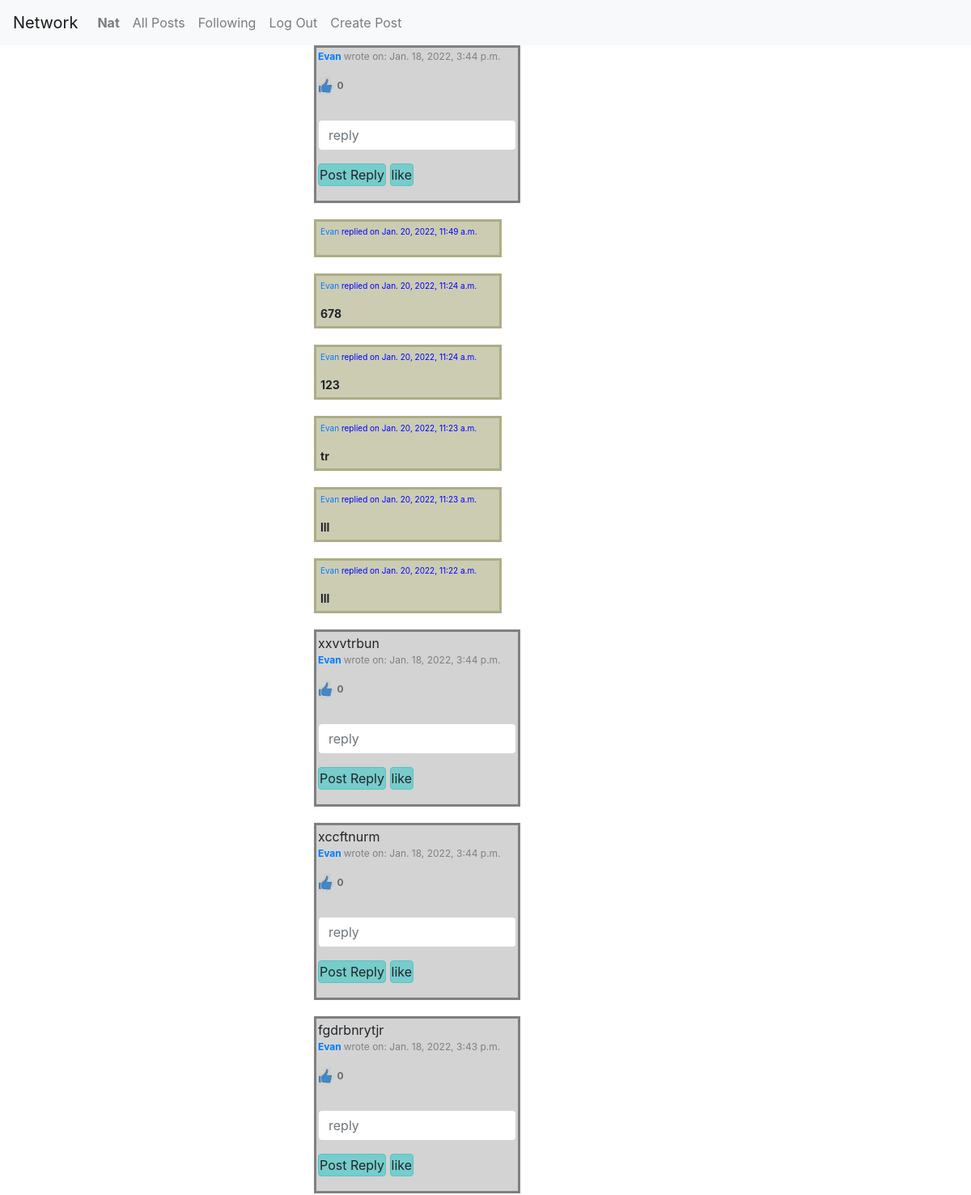
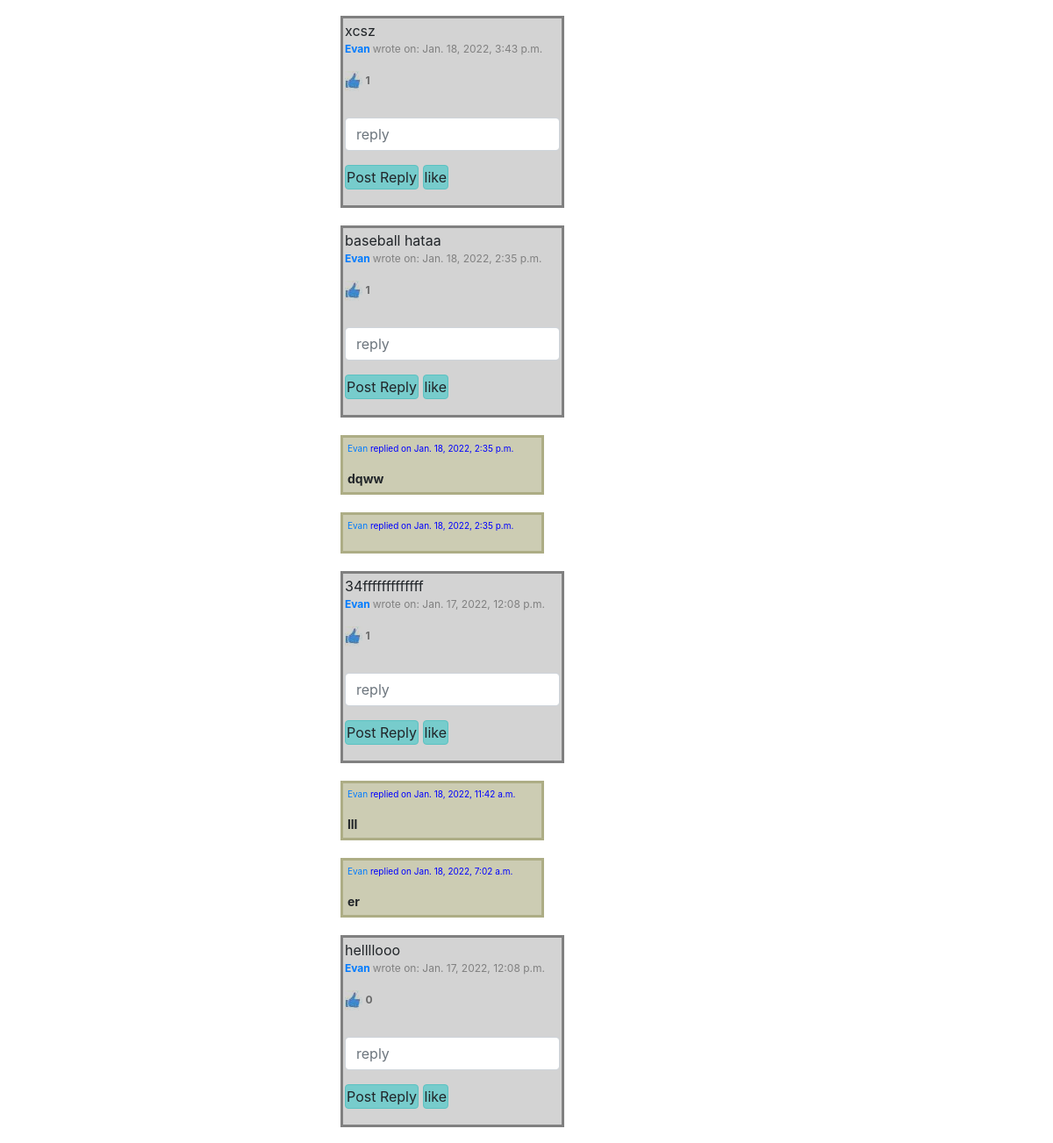
The app's page /following (signed in, upper part), older data (2 pictures, top to bottom).
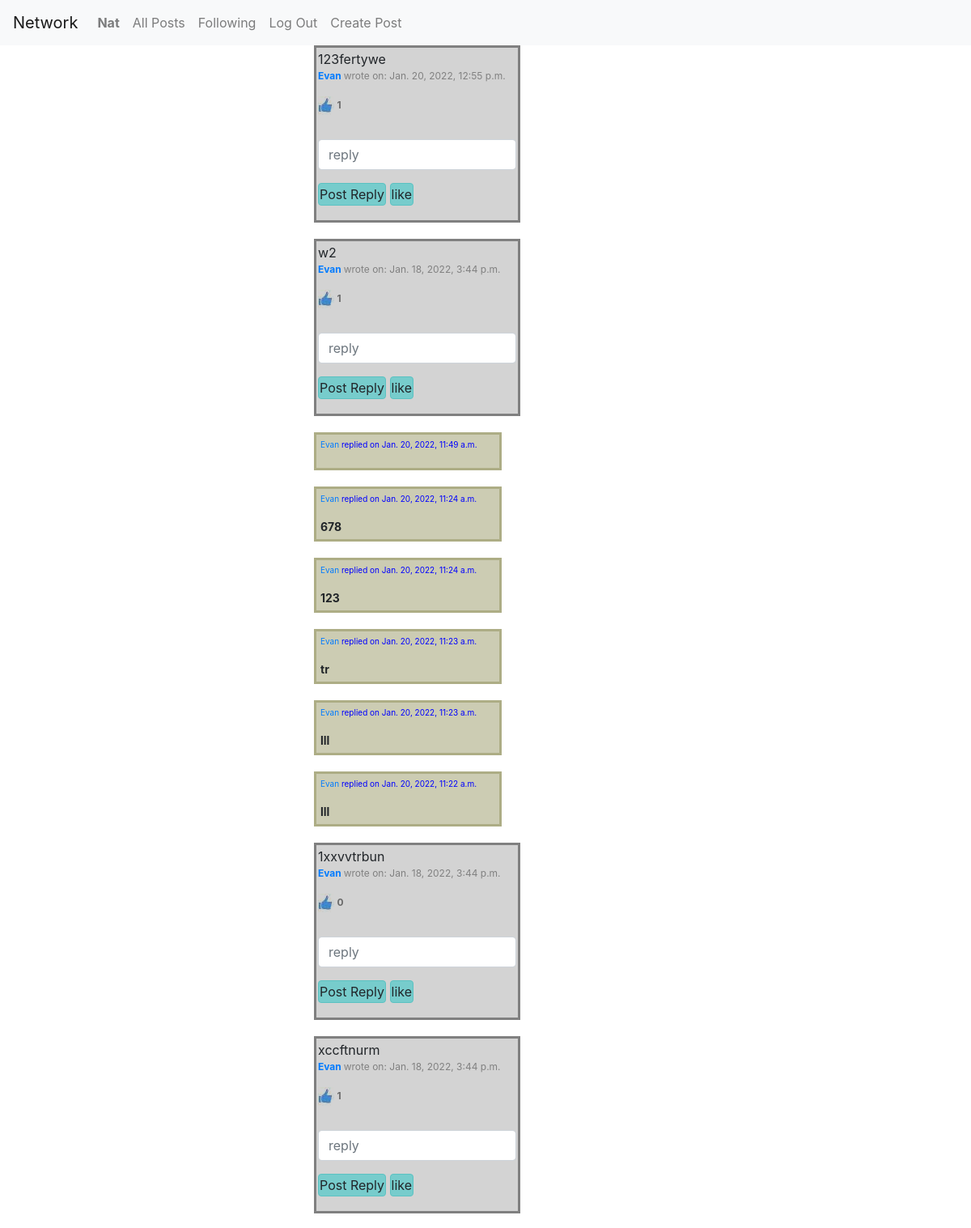
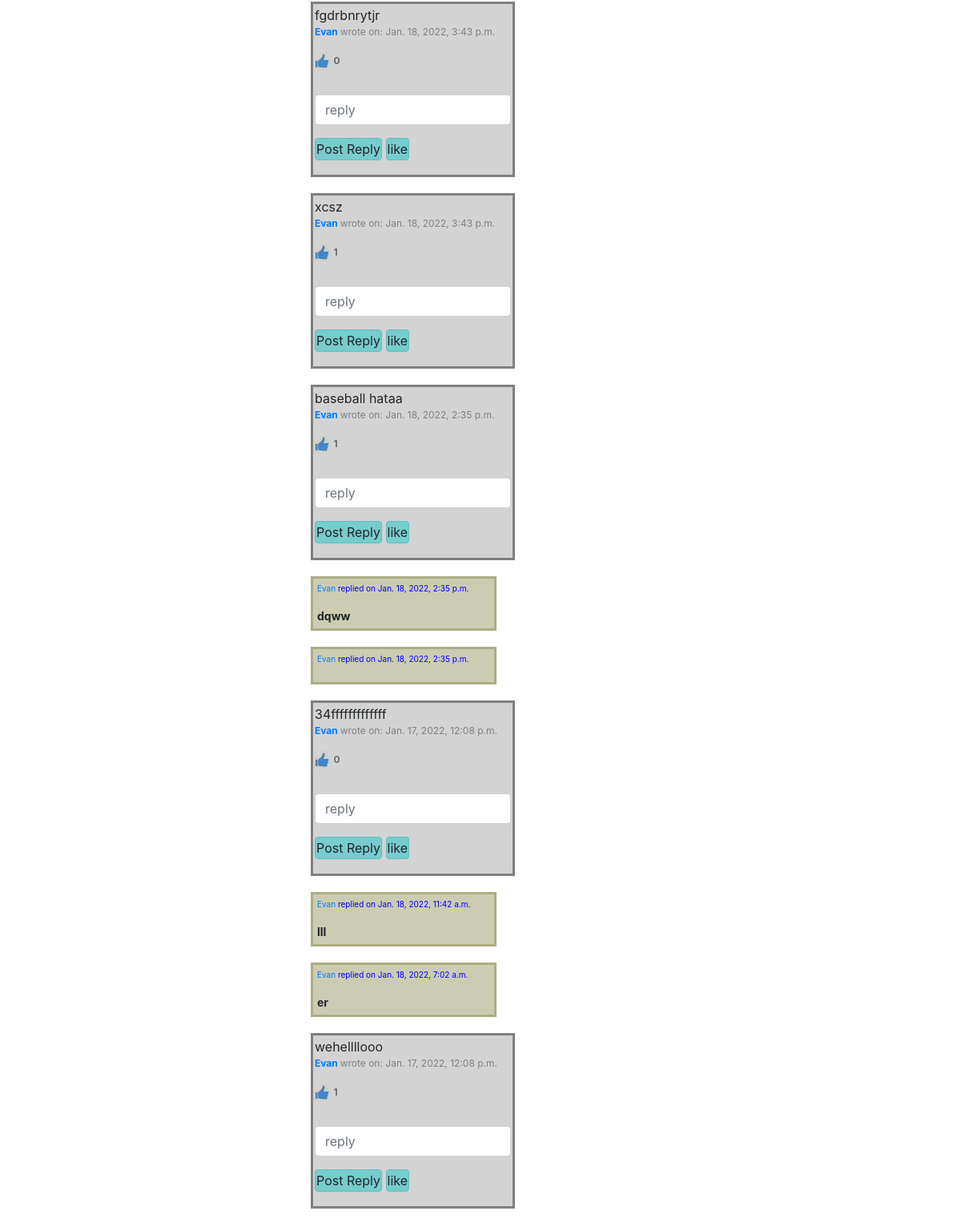
The same page, newer data (2 pictures, top to bottom).
### network/models.py (models this page shows, shortened)
class Mypost(models.Model):
    description=models.CharField(max_length=300)
    created_date=models.DateTimeField(default=now, editable=False)
    owner=models.ForeignKey(User, on_delete=models.CASCADE, null="TRUE", blank="TRUE")
    likes = models.ManyToManyField(User, blank="TRUE", related_name="likers")
    objects = MypostManager()

class User(AbstractUser):
    email=models.EmailField(max_length=254)
    date_joined = models.DateTimeField(default=timezone.now)
    following = models.ManyToManyField("User", blank="TRUE", related_name="followers")
    def __str__(self):
        return f"{self.username}"

class Reply(models.Model):
    reply_txt=models.CharField(max_length=150, blank="True")
    mypost_reply=models.ForeignKey(Mypost, on_delete=models.CASCADE, null="TRUE", blank="TRUE")
    created_date=models.DateTimeField(default=now, editable=False)
    lists = models.ManyToManyField(Mypost, blank="TRUE", related_name="replies")  # post_reply
    owner = models.ForeignKey(User, on_delete=models.CASCADE, null="TRUE", blank="TRUE")
    objects = ReplyManager()
    class Meta:
        ordering = ['-created_date']
    def __str__(self):
        return f"{self.reply_txt}"

### network/views.py (the view)
# urls.py: path("following",views.following, name="following")
@login_required
def following(request):
    myfollowinglist = request.user.followers.all()
    all_posts = Mypost.objects.filter(owner__in=myfollowinglist).order_by('-created_date')
    page = paging(request, all_posts)
    if request.method == "POST" and "post_reply" in request.POST:
        reply_txt = request.POST["reply_txt"]
        mypost_reply = request.POST.get("post_id")
        reply(request, reply_txt, mypost_reply)
    if request.method == "POST" and "like" in request.POST:
        mypost_like_id = request.POST.get("post_to_like_id")
        like(request,mypost_like_id)
    if request.method == "POST" and "unlike" in request.POST:
        mypost_to_unlike_id = request.POST.get("post_to_unlike_id")
        unlike(request, mypost_to_unlike_id)
    return render(request, "network/following.html",
                  {"all_posts": all_posts,"count":page.count,"page":page})

### network/views.py (called while the page is built)
def paging(request,the_posts):
    post_paginator=Paginator(the_posts,10)
    page_num = request.GET.get("page")
    return post_paginator.get_page(page_num)

### network/templates/network/following.html (shortened to what this page needs)
{% extends "network/layout.html" %}
{% load static %}
{% block body %}
{% for post in  page.object_list %}
<ul>
<div class="post">{{post.description}}
    <p style= "color:grey; font-size:12px;"> <strong><a href="{% url 'profile' post.owner_id %}" > {{post.owner}} </strong></a> wrote on: {{post.created_date}} </p>
    <p id="likes" style= "color:grey; font-size:12px;mix-blend-mode: multiply;"><img src="{% static  'network/images/like1.jpg' %}" alt="like image"> <strong>{{post.likes.all.count}}</strong>
{% if user.is_authenticated %}
        <form action="{% url 'following' %}" method="post">
        <div class="form-group">
            <input class="form-control" autofocus style="margin-top:30px" type="text" name="reply_txt" placeholder="reply">
        </div>
    <input class="btn btn-primary" type="submit" name="post_reply" value="Post Reply">
{% if  not user in post.likes.all %}
 <form action="{% url 'following' %}" method="post">
     <input class="btn btn-primary" name="like" type="submit" value="like" >
{% else %}
  <form action="{% url 'following' %}" method="post">
      {% csrf_token %}
     <input class="btn btn-primary" name="unlike" type="submit" value="unlike" >
     <input type="hidden"  name="post_to_unlike_id" value={{post.pk}}>
{% endif%}
{% endif %}
</div>
</ul>
{% for rep in post.replies.all %}
 <ul>
        <div class="replies" ><p style= "color:blue; font-size:10px;"><a href="{% url "profile" rep.owner_id %}">{{rep.owner}}</a>
            replied on {{rep.created_date}}</p> <strong>{{rep}} </strong> </div>
</ul>
{% endfor %}
    </div>
{% endfor %}
{% endblock %}

Row changes from the older to the newer data that the page shows:
added Mypost: description "123fertywe", owner "Evan", created_date "Jan. 20, 2022, 12:55 p.m.", likes.all.count "1"
changed Mypost (number 2 of 9 on the later page): description (not shown) → "w2"; likes.all.count "0" → "1"
changed Mypost: description "xxvvtrbun" → "1xxvvtrbun"
computed for Mypost "xccftnurm": likes.all.count "0" → "1"
computed for Mypost "34fffffffffffff": likes.all.count "1" → "0"
changed Mypost: description "hellllooo" → "wehellllooo"; likes.all.count "0" → "1"
